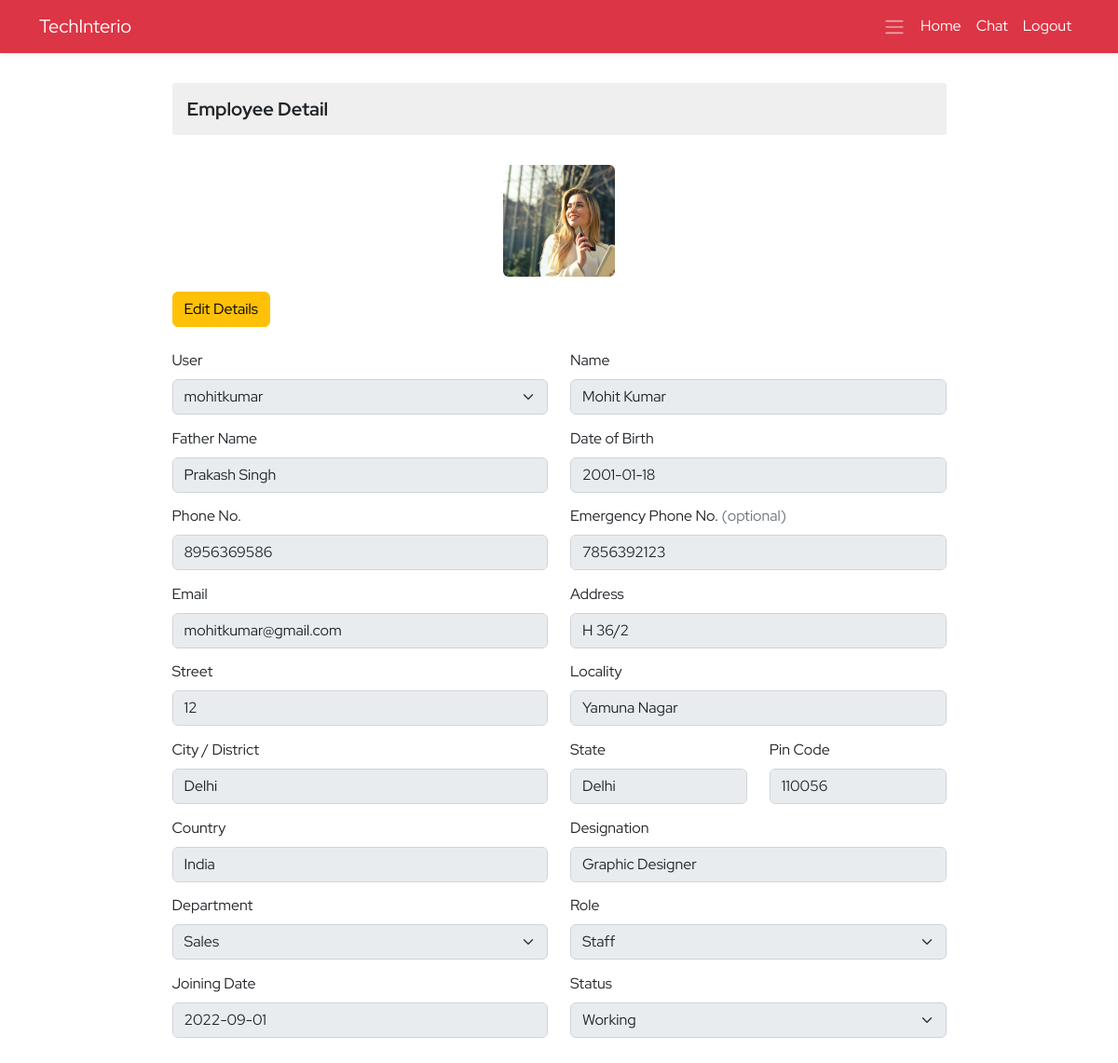
The app's page /ems/employee-detail/8/ (signed in), older data.
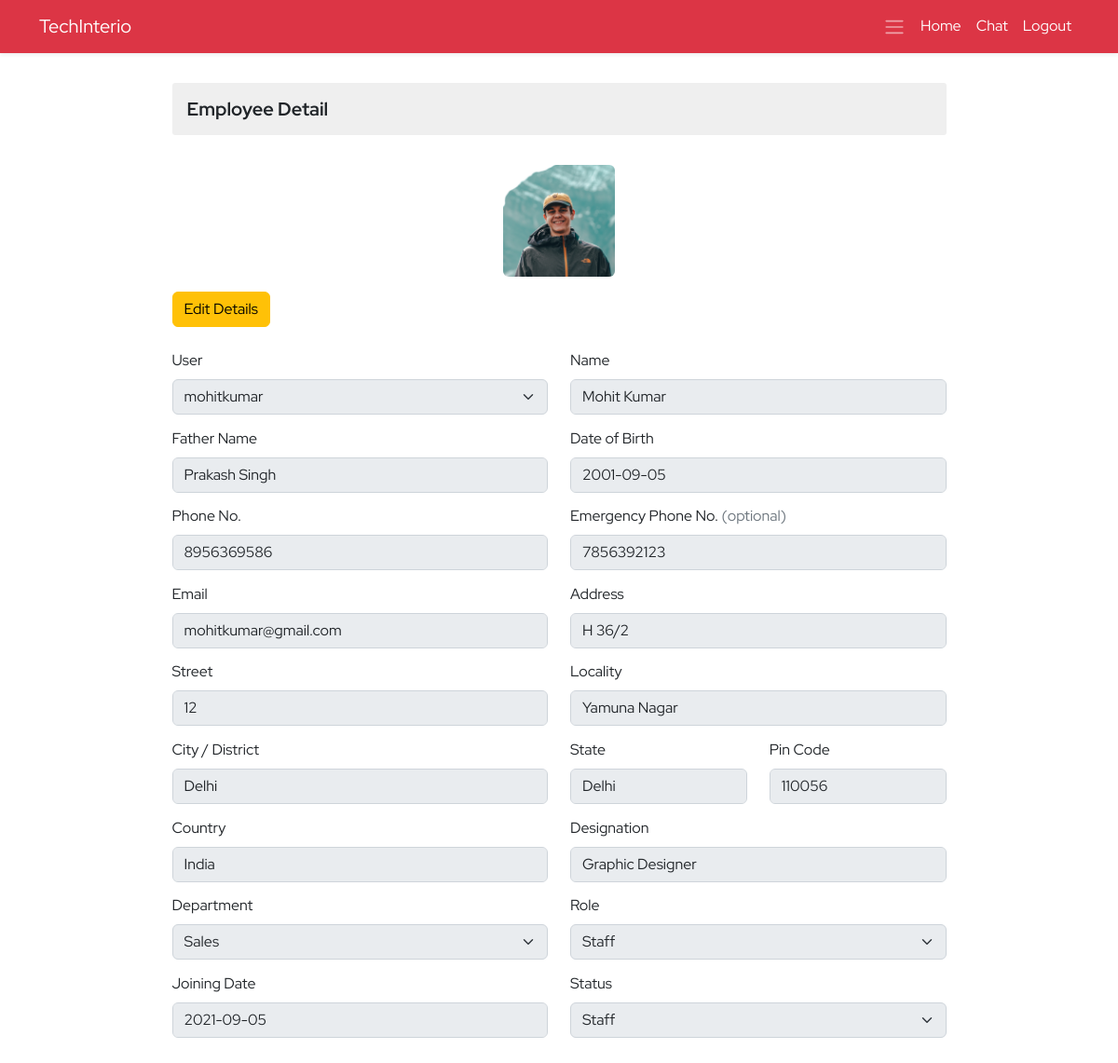
The same page, newer data.
### ems/models.py (models this page shows, shortened)
class Employee(models.Model):
    empid=models.AutoField(primary_key=True)
    user=models.OneToOneField(User,on_delete=models.CASCADE)
    name=models.CharField(max_length=50)
    father_name=models.CharField(max_length=50)
    avtar=models.ImageField(upload_to='employee_profile_images', blank=True , default='profile.jpg')
    dob=models.DateField()
    email=models.EmailField(max_length=100)
    mobile_no=models.IntegerField()
    emergency_mobile_no=models.IntegerField(null=True,blank=True)
    address=models.OneToOneField(Address, on_delete=models.CASCADE,blank=True, null=True,)
    designation=models.CharField(max_length=70)
    role=models.ForeignKey(Role, on_delete=models.SET_NULL,blank=True, null=True,)
    department=models.ForeignKey(Department, on_delete=models.SET_NULL,blank=True, null=True,)
    joining_date=models.DateField()
    status=models.CharField(max_length=15)
    @property
    def imageURL(self):
        try:
            url=self.avtar.url
        except:
            url=''
        return url

### ems/views.py (the view, shortened to what this page needs)
# urls.py: path('employee-detail/<empid>/',employeeDetail,name='employee-detail'),
@login_required()
def employeeDetail(request, empid):
    context = {}
    try:
        if not request.user.is_superuser:
            profile_obj=Employee.objects.get(user=request.user)
            context['profile']=profile_obj
        employee_obj = Employee.objects.get(empid=empid)
        user_obj = User.objects.get(username=employee_obj.user)
        department_obj = Department.objects.all()
        role_obj = Role.objects.all()
        context['departments'] = department_obj
        context['roles'] = role_obj
        context['employee_obj'] = employee_obj
        addres_obj = Address.objects.get(user=user_obj)
        context['address_obj'] = addres_obj
    except Exception as e:
        print('Employee Detail Exception : ', e)
    return render(request, 'ems/employee_detail.html', context)

### ems/models.py (called while the page is built)
    def __str__(self):
        return self.name

    def __str__(self):
        return self.name

### ems/templates/ems/employee_detail.html (shortened to what the changed rows need)
{% extends './base.html' %}
{% block body %}
<div class="container py-4">
    <div class="row d-felx justify-content-center align-items-center">
        <div class="col-9">
            <div class="profile-image my-3">
                <img src="{{employee_obj.imageURL}}" alt="" class="rounded">
            </div>
            <form action="" method="post" class="mt-4 add-employee">
                <div class="row gy-1">
                    <div class="mb-3 col-12 col-sm-6">
                        <label for="select-user" class="form-label">User </label>
                        <select readonly class="form-select employee_detail" aria-label="Default select example"
                            id="select-user" required name="select-user">
                            <option value="{{employee_obj.user}}" selected>{{employee_obj.user}}</option>
                        </select>
                    </div>
                    <div class="mb-3 col-12 col-sm-6">
                        <label for="fname" class="form-label">Name</label>
                        <input type="text" class="form-control employee_detail" id="fname" name="employee-name" required
                            value="{{employee_obj.name}}">
                    </div>
                    <div class="mb-3 col-12 col-sm-6">
                        <label for="father-name" class="form-label">Father Name</label>
                        <input type="text" class="form-control employee_detail" id="father-name" name="father-name"
                            required value="{{employee_obj.father_name}}" readonly>
                    </div>
                    <div class="mb-3 col-12 col-sm-6">
                        <label for="dob" class="form-label">Date of Birth</label>
                        <input type="text" class="form-control employee_detail"
                            value="{{employee_obj.dob | date:'Y-m-d'}}" id="dob" name="employee-dob" required>
                    </div>
                    <div class="mb-3 col-12 col-sm-6">
                        <label for="email" class="form-label">Phone No.</label>
                        <input type="number" class="form-control employee_detail" id="email"
                            value="{{employee_obj.mobile_no}}" name="phone-number" required>
                    </div>
                    <div class="mb-3 col-6">
                        <label for="ephone" class="form-label">Emergency Phone No. <span class="text-muted">(optional)</span> </label>
                        <input type="number" value="{{employee_obj.emergency_mobile_no}}" class="form-control employee_detail" id="ephone" placeholder="None"
                            name="ephone-number">
                    </div>
                    <div class="mb-3 col-12 col-sm-6">
                        <label for="email" class="form-label">Email</label>
                        <input type="email" class="form-control employee_detail" id="email"
                            value="{{employee_obj.email}}" name="email" required>
                    </div>
                    <div class="mb-3 col-12 col-sm-6">
                        <label for="designation" class="form-label">Designation</label>
                        <input type="text" class="form-control employee_detail" id="designation" required
                            value="{{employee_obj.designation}}" name="designation">
                    </div>
                    <div class="mb-3 col-12 col-sm-6">
                        <label for="joining-date" class="form-label">Joining Date</label>
                        <input type="text" class="form-control employee_detail" id="dob" name="joining-date" required
                            value="{{employee_obj.joining_date | date:'Y-m-d' }}">
                    </div>
                    <div class="mb-3 col-12 col-sm-6">
                        <label for="select-status" class="form-label">Status</label>
                        <select class="form-select employee_detail" aria-label="Default select example"
                            id="select-status" name="select-status" required>
                            {% if employee_obj.status == 'Working' %}
                            <option value="{{employee_obj.role}}" selected>{{employee_obj.status}}</option>
                            {% else %}
                            <option value="{{employee_obj.role}}" selected>{{employee_obj.status}}</option>
                            {% endif %}
                        </select>
                    </div>
            </form>
        </div>
    </div>
</div>
{% endblock body %}

Row changes from the older to the newer data that the page shows:
changed Employee "Mohit Kumar": imageURL: a different picture; employee-dob "2001-01-18" → "2001-09-05"; joining-date "2022-09-01" → "2021-09-05"; select-status "Working" → "Staff"
